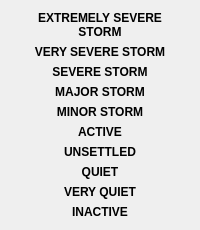
                   <widget class="QWidget" name="widget_16" native="true">
                    <layout class="QVBoxLayout" name="verticalLayout_8">
                     <item>
                      <widget class="SwitchableLabel" name="k_ex_sev_storm_lbl">
                       <property name="font">
                        <font>
                         <pointsize>9</pointsize>
                         <weight>75</weight>
                         <bold>true</bold>
                        </font>
                       </property>
                       <property name="text">
                        <string>EXTREMELY SEVERE
STORM</string>
                       </property>
                       <property name="alignment">
                        <set>Qt::AlignCenter</set>
                       </property>
                      </widget>
                     </item>
                     <item>
                      <widget class="SwitchableLabel" name="k_very_sev_storm_lbl">
                       <property name="font">
                        <font>
                         <pointsize>9</pointsize>
                         <weight>75</weight>
                         <bold>true</bold>
                        </font>
                       </property>
                       <property name="text">
                        <string>VERY SEVERE STORM</string>
                       </property>
                       <property name="alignment">
                        <set>Qt::AlignCenter</set>
                       </property>
                      </widget>
                     </item>
                     <item>
                      <widget class="SwitchableLabel" name="k_sev_storm_lbl">
                       <property name="font">
                        <font>
                         <pointsize>9</pointsize>
                         <weight>75</weight>
                         <bold>true</bold>
                        </font>
                       </property>
                       <property name="text">
                        <string>SEVERE STORM</string>
                       </property>
                       <property name="alignment">
                        <set>Qt::AlignCenter</set>
                       </property>
                      </widget>
                     </item>
                     <item>
                      <widget class="SwitchableLabel" name="k_maj_storm_lbl">
                       <property name="font">
                        <font>
                         <pointsize>9</pointsize>
                         <weight>75</weight>
                         <bold>true</bold>
                        </font>
                       </property>
                       <property name="text">
                        <string>MAJOR STORM</string>
                       </property>
                       <property name="alignment">
                        <set>Qt::AlignCenter</set>
                       </property>
                      </widget>
                     </item>
                     <item>
                      <widget class="SwitchableLabel" name="k_min_storm_lbl">
                       <property name="font">
                        <font>
                         <pointsize>9</pointsize>
                         <weight>75</weight>
                         <bold>true</bold>
                        </font>
                       </property>
                       <property name="text">
                        <string>MINOR STORM</string>
                       </property>
                       <property name="alignment">
                        <set>Qt::AlignCenter</set>
                       </property>
                      </widget>
                     </item>
                     <item>
                      <widget class="SwitchableLabel" name="k_active_lbl">
                       <property name="font">
                        <font>
                         <pointsize>9</pointsize>
                         <weight>75</weight>
                         <bold>true</bold>
                        </font>
                       </property>
                       <property name="text">
                        <string>ACTIVE</string>
                       </property>
                       <property name="alignment">
                        <set>Qt::AlignCenter</set>
                       </property>
                      </widget>
                     </item>
                     <item>
                      <widget class="SwitchableLabel" name="k_unsettled_lbl">
                       <property name="font">
                        <font>
                         <pointsize>9</pointsize>
                         <weight>75</weight>
                         <bold>true</bold>
                        </font>
                       </property>
                       <property name="text">
                        <string>UNSETTLED</string>
                       </property>
                       <property name="alignment">
                        <set>Qt::AlignCenter</set>
                       </property>
                      </widget>
                     </item>
                     <item>
                      <widget class="SwitchableLabel" name="k_quiet_lbl">
                       <property name="font">
                        <font>
                         <pointsize>9</pointsize>
                         <weight>75</weight>
                         <bold>true</bold>
                        </font>
                       </property>
                       <property name="text">
                        <string>QUIET</string>
                       </property>
                       <property name="alignment">
                        <set>Qt::AlignCenter</set>
                       </property>
                      </widget>
                     </item>
                     <item>
                      <widget class="SwitchableLabel" name="k_very_quiet_lbl">
                       <property name="font">
                        <font>
                         <pointsize>9</pointsize>
                         <weight>75</weight>
                         <bold>true</bold>
                        </font>
                       </property>
                       <property name="text">
                        <string>VERY QUIET</string>
                       </property>
                       <property name="alignment">
                        <set>Qt::AlignCenter</set>
                       </property>
                      </widget>
                     </item>
                     <item>
                      <widget class="SwitchableLabel" name="k_inactive_lbl">
                       <property name="font">
                        <font>
                         <pointsize>9</pointsize>
                         <weight>75</weight>
                         <bold>true</bold>
                        </font>
                       </property>
                       <property name="text">
                        <string>INACTIVE</string>
                       </property>
                       <property name="alignment">
                        <set>Qt::AlignCenter</set>
                       </property>
                      </widget>
                     </item>
                    </layout>
                   </widget>
